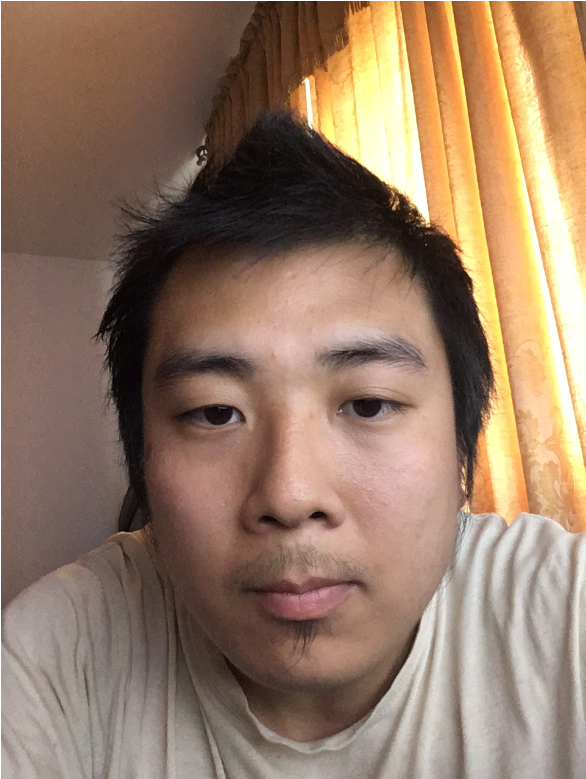
%> input picture ELEC498/Motion Detection/p1img.png, 586 x 779 px
$ octave q2a.m   (GNU Octave 9; MATLAB toolbox functions it lacks are replaced by stand-ins)
%> lines starting %> are read from the running program, lines starting %| are printed output that depends on the picture
%q2a1
clear
clc
clf

img=imread('p1img.png');
%> img is the input picture: size 779x586x3 uint8; mean R, G, B 149.4, 122.5, 101.6
im=rgb2gray(img); %grayscale
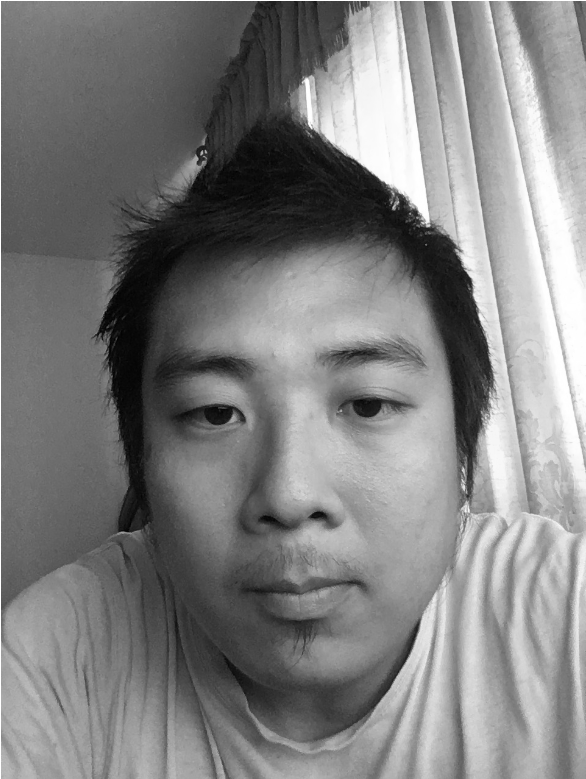
%> im: size 779x586 uint8; min 1, max 255, mean 128.2
x=im2double(im); %uint8 to double

E=histeq(x);
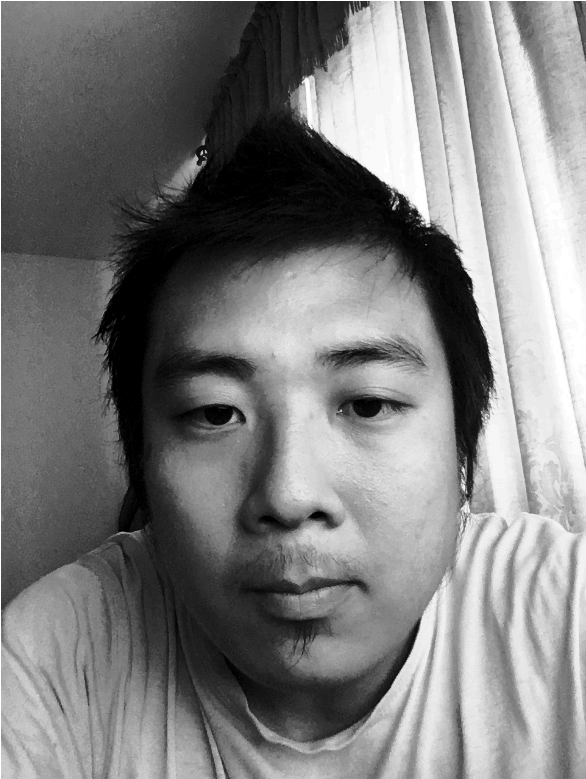
%> E: size 779x586 double; min 0, max 1, mean 0.495


imhist(E);
title('Histogram of Equalized Grayscale of Me');
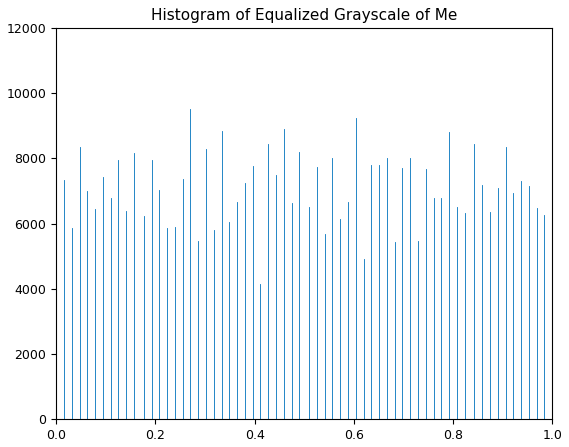
%> figure redrawn from the program's plot data; highest point at x = 0, y = 10312
%saveas(gcf,'q2a1.png');

$ run again, with ELEC498/Motion Detection/Pentagon.tiff saved as ELEC498/Motion Detection/p1img.png
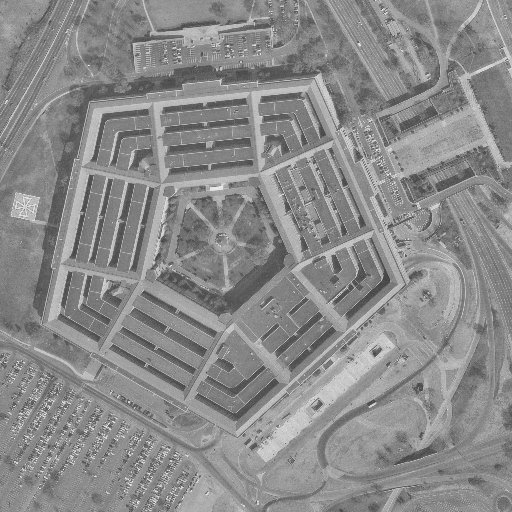
%> input picture ELEC498/Motion Detection/Pentagon.tiff, 512 x 512 px
%> img is the input picture: size 512x512 uint8; min 63, max 245, mean 138.5
%> `E=histeq(x);`:
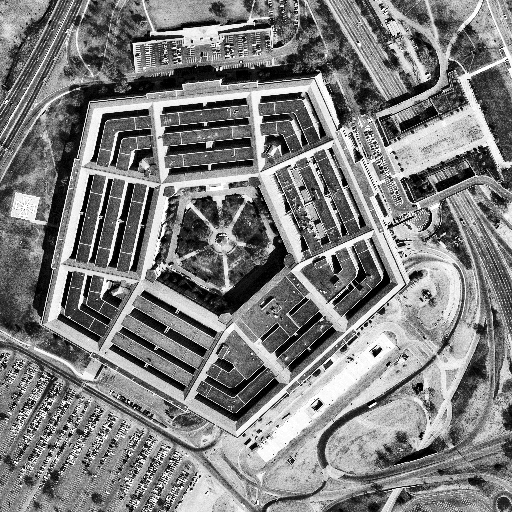
%> E: size 512x512 double; min 0, max 1, mean 0.498
%> `title('Histogram of Equalized Grayscale of Me');`:
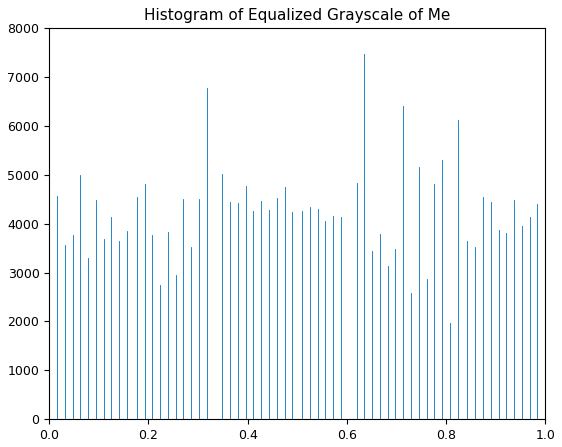
%> figure redrawn from the program's plot data; highest point at x = 0.635, y = 7475

$ run again, with ELEC498/Motion Detection/house.tiff saved as ELEC498/Motion Detection/p1img.png
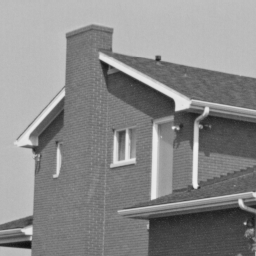
%> input picture ELEC498/Motion Detection/house.tiff, 256 x 256 px
%> img is the input picture: size 256x256 uint8; min 16, max 239, mean 138
%> `E=histeq(x);`:
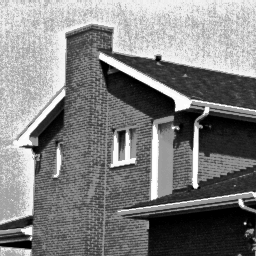
%> E: size 256x256 double; min 0, max 1, mean 0.503
%> `title('Histogram of Equalized Grayscale of Me');`:
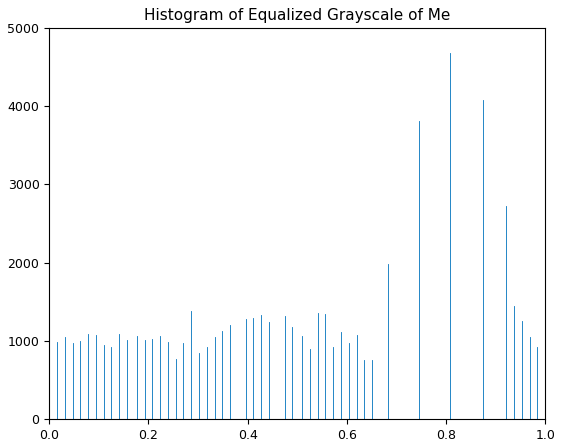
%> figure redrawn from the program's plot data; highest point at x = 0.808, y = 4683
